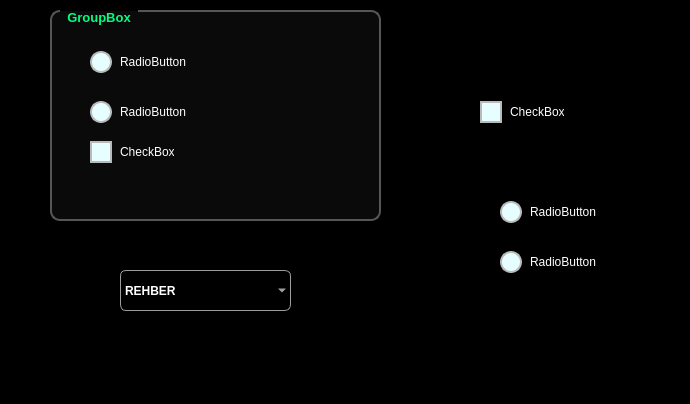
<?xml version="1.0" encoding="UTF-8"?>
<ui version="4.0">
 <class>main_form</class>
 <widget class="QWidget" name="main_form">
  <property name="geometry">
   <rect>
    <x>0</x>
    <y>0</y>
    <width>690</width>
    <height>404</height>
   </rect>
  </property>
  <property name="windowTitle">
   <string>Form</string>
  </property>
  <property name="styleSheet">
   <string notr="true">#main_form{background-color: rgb(0, 0, 0);}
QGroupBox {
    font-family: 'Poppins';
    font-weight: bold;
    font-size: 13px;
    border: 2px solid #565656; /* Çerçeve rengi */
    border-radius: 10px;       /* Köşeleri yuvarlatma */
    margin-top: 1.5em;         /* Başlık için üstten boşluk */
    background-color: rgba(255, 255, 255, 10); /* Hafif şeffaf arka plan */
}

QGroupBox::title {
    subcontrol-origin: margin;
    subcontrol-position: top left; /* Başlığı sol üste alır */
    left: 10px;                    /* Soldan boşluk */
    padding: 0 5px;                /* Yazı etrafına boşluk */
    color: #00ff7f;                /* Sizin kullandığınız yeşil tonu */
}

QCheckBox, QRadioButton {color: #fff; font-size: 12px; spacing: 8px;}
QCheckBox::indicator, QRadioButton::indicator {
    width: 18px;
    height: 18px;
    border: 2px solid #bababa;
    border-radius: 0px;
    background-color: #e6feff;
}
QRadioButton::indicator {border-radius: 11px; }

QCheckBox::indicator:hover,QRadioButton::indicator:hover {border: 2px solid #162d6d;}

QCheckBox::indicator:checked {
    background-color: #50ff3c;
    border: 2px solid #162d6d;
  	image: url(:/resimler/ok.png);
}
QRadioButton::indicator:checked {background-color: #333333; border: 2px solid #ffaa00;}
QRadioButton::indicator:checked {
    background-color: qradialgradient(cx:0.5, cy:0.5, radius:0.5,
                                      fx:0.5, fy:0.5,
                                      stop:0 #ffaa00, stop:0.6 #ffaa00,
                                      stop:0.7 transparent);
}
QComboBox {
    background-color: transparent;
    border-radius: 6px;
    border: 0.5px solid #9d9d9d;
    color: #fff;
	font-weight: bold;
}


QComboBox:focus {
    background-color: #c7c7c7;
    /*border: 1px solid #f9e800;*/
    color: #000;
}
QComboBox QAbstractItemView{
background-color: #333333; /* Listenin arka planı */
    color: #fff;            /* Listenin yazı rengi */
    border: 1px solid #6c6c6c;
    selection-background-color: #00ff7f; /* Listede üzerine gelinen satırın rengi */
    selection-color: #000;}
QListView::item:selected{background-color: #e1f5fe; color: #162D6D;}</string>
  </property>
  <widget class="QGroupBox" name="groupBox">
   <property name="geometry">
    <rect>
     <x>50</x>
     <y>10</y>
     <width>331</width>
     <height>211</height>
    </rect>
   </property>
   <property name="title">
    <string>GroupBox</string>
   </property>
   <widget class="QRadioButton" name="radioButton">
    <property name="geometry">
     <rect>
      <x>40</x>
      <y>40</y>
      <width>98</width>
      <height>24</height>
     </rect>
    </property>
    <property name="text">
     <string>RadioButton</string>
    </property>
   </widget>
   <widget class="QRadioButton" name="radioButton_2">
    <property name="geometry">
     <rect>
      <x>40</x>
      <y>90</y>
      <width>98</width>
      <height>24</height>
     </rect>
    </property>
    <property name="text">
     <string>RadioButton</string>
    </property>
   </widget>
   <widget class="QCheckBox" name="checkBox">
    <property name="geometry">
     <rect>
      <x>40</x>
      <y>130</y>
      <width>84</width>
      <height>24</height>
     </rect>
    </property>
    <property name="text">
     <string>CheckBox</string>
    </property>
   </widget>
  </widget>
  <widget class="QCheckBox" name="checkBox_2">
   <property name="geometry">
    <rect>
     <x>480</x>
     <y>100</y>
     <width>84</width>
     <height>24</height>
    </rect>
   </property>
   <property name="text">
    <string>CheckBox</string>
   </property>
  </widget>
  <widget class="QRadioButton" name="radioButton_3">
   <property name="geometry">
    <rect>
     <x>500</x>
     <y>200</y>
     <width>98</width>
     <height>24</height>
    </rect>
   </property>
   <property name="text">
    <string>RadioButton</string>
   </property>
  </widget>
  <widget class="QRadioButton" name="radioButton_4">
   <property name="geometry">
    <rect>
     <x>500</x>
     <y>250</y>
     <width>98</width>
     <height>24</height>
    </rect>
   </property>
   <property name="text">
    <string>RadioButton</string>
   </property>
  </widget>
  <widget class="QComboBox" name="comboBox">
   <property name="geometry">
    <rect>
     <x>120</x>
     <y>270</y>
     <width>171</width>
     <height>41</height>
    </rect>
   </property>
   <item>
    <property name="text">
     <string>REHBER</string>
    </property>
   </item>
   <item>
    <property name="text">
     <string>FALANCI</string>
    </property>
   </item>
   <item>
    <property name="text">
     <string>FİLANCI</string>
    </property>
   </item>
  </widget>
 </widget>
 <resources>
  <include location="../icons/context.qrc"/>
 </resources>
 <connections/>
</ui>
